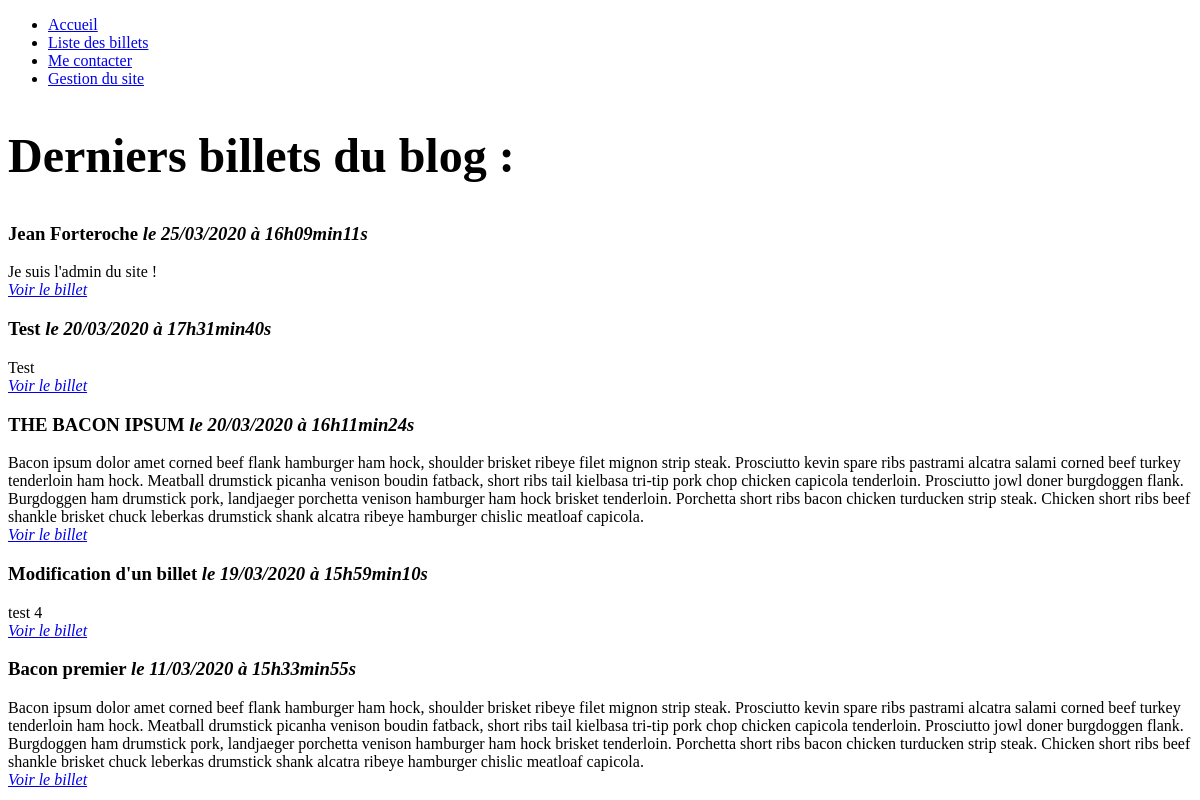
/index.php?action=listPosts, run on the app's committed database.
### tables this page shows
CREATE TABLE IF NOT EXISTS `posts` (
  `id` int(11) NOT NULL AUTO_INCREMENT,
  `title` varchar(255) NOT NULL,
  `content` text NOT NULL,
  `creation_date` datetime NOT NULL,
  PRIMARY KEY (`id`)
);

### controller/frontend.php (called while the page is built, shortened)
<?php
require_once('model/PostManager.php');
function listPosts() {
    $postManager = new PostManager();
    $posts = $postManager->getPosts();
    require('view/frontend/listPostsView.php');
}

### model/PostManager.php (called while the page is built, shortened)
<?php
class PostManager extends Manager
{
    public function getPosts()
    {
        $db = $this->dbConnect();
        $req = $db->query('SELECT id, title, content,
        DATE_FORMAT(creation_date, \'%d/%m/%Y à %Hh%imin%ss\') AS creation_date_fr
        FROM posts ORDER BY creation_date DESC LIMIT 0, 5');
        return $req;
    }
}

### view/frontend/listPostsView.php (the view, shortened to what this page needs)
        <h2>Derniers billets du blog :</h2>
        <?php
        while ($post = $posts->fetch())
        {
        ?>
        <div class="news">
            <h3>
                <?= htmlspecialchars($post['title']); ?>
                <em>le <?= $post['creation_date_fr']; ?></em>
            </h3>
            <?= nl2br(htmlspecialchars($post['content']));
            ?><br />
            <em><a href="index.php?action=postView&id=<?= $post['id']?>">Voir le billet</a></em>
        </div>
<?php
        }
?>
<?php $content = ob_get_clean(); ?>
<?php require('template.php'); ?>

### index.php (shortened to what this page needs)
<?php
require('controller/frontend.php');
try {
    if (isset($_GET['action'])) {
        if ($_GET['action'] == 'mainPage') {
            mainPage();
        } elseif ($_GET['action'] == 'contact') {
            contact();
        } elseif ($_GET['action'] == 'listPosts') {
            listPosts();
        } elseif ($_GET['action'] == 'deleteComment') {
            deleteComment($_GET['id'], $_GET['postId']);
        } elseif ($_GET['action'] == 'reportComment') {
            reportComment($_GET['id'], $_GET['postId']);
        }
        elseif ($_GET['action'] == 'postView') {
            if (isset($_GET['id']) && $_GET['id'] > 0) {
                postView();
            } else {
                throw new Exception('Erreur : aucun identifiant de billet envoyé.');
            }
        } elseif ($_GET['action'] == 'displayPostForm') {
            createPostForm();
        } elseif ($_GET['action'] == 'createPost') {
            createPost($_POST['title'], $_POST['content']);
        } elseif ($_GET['action'] == 'updatePostForm') {
            if (isset($_GET['id']) && $_GET['id'] > 0) {
                updatePostForm($_GET['id']);
            } else {
                throw new Exception('Erreur : aucun identifiant de billet envoyé.');
            }
        } elseif ($_GET['action'] == 'updatePost') {
            updatePost($_POST['title'], $_POST['content'], $_POST['id']);
        } elseif ($_GET['action'] == 'deletePost') {
            deletePost($_GET['id']);
        }
        elseif ($_GET['action'] == 'displayLogin') {
            displayLogin();
        } elseif ($_GET['action'] == 'login') {
            login();
        } elseif ($_GET['action'] == 'disconnect') {
            disconnect();
        } else {
            mainPage();
        }
    } else {
        mainPage();
    }
} catch (Exception $e) {
    $errorMessage = $e->getMessage();
    require('view/errorView.php');
}

### view/frontend/template.php (shortened to what this page needs)
<!DOCTYPE html>
<html>
<head>
    <link href="public/css/style.css" rel="stylesheet" />
</head>
<body>
    <?php include('menu.php') ?>
    <?= $content ?>
</body>
</html>

### view/frontend/menu.php
<nav>
    <ul>
            <li><a href="index.php?action=mainPage">Accueil</a></li>
            <li><a href="index.php?action=listPosts">Liste des billets</a></li>
            <li><a href="index.php?action=contact">Me contacter</a></li>
            <li><a href="index.php?action=displayLogin">Gestion du site</a></li>
    </ul>
</nav>

### public/css/style.css (style rules this page uses)
h1, h2 { font-family: 'curve'; }
h2 { font-size: 3em; }
body { font-family: 'quicksand'; }

### data on the page
posts: title "Jean Forteroche", creation_date_fr "25/03/2020 à 16h09min11s", content "Je suis l'admin du site !"
posts: title "Test", creation_date_fr "20/03/2020 à 17h31min40s", content "Test"
posts: title "THE BACON IPSUM", creation_date_fr "20/03/2020 à 16h11min24s", content "Bacon ipsum dolor amet corned beef flank hamburger ham hock, shoulder brisket ribeye filet mignon strip steak. Prosciutto kevin spare ribs pastrami alcatra salami corned beef turkey tenderloin ham hock. Meatball drumstick picanha venison boudin fatback, short ribs tail kielbasa tri-tip pork chop chicken capicola tenderloin. Prosciutto jowl doner burgdoggen flank. Burgdoggen ham drumstick pork, landjaeger porchetta venison hamburger ham hock brisket tenderloin. Porchetta short ribs bacon chicken turducken strip steak. Chicken short ribs beef shankle brisket chuck leberkas drumstick shank alcatra ribeye hamburger chislic meatloaf capicola."
posts: title "Modification d'un billet", creation_date_fr "19/03/2020 à 15h59min10s", content "test 4"
posts: title "Bacon premier", creation_date_fr "11/03/2020 à 15h33min55s", content "Bacon ipsum dolor amet corned beef flank hamburger ham hock, shoulder brisket ribeye filet mignon strip steak. Prosciutto kevin spare ribs pastrami alcatra salami corned beef turkey tenderloin ham hock. Meatball drumstick picanha venison boudin fatback, short ribs tail kielbasa tri-tip pork chop chicken capicola tenderloin. Prosciutto jowl doner burgdoggen flank. Burgdoggen ham drumstick pork, landjaeger porchetta venison hamburger ham hock brisket tenderloin. Porchetta short ribs bacon chicken turducken strip steak. Chicken short ribs beef shankle brisket chuck leberkas drumstick shank alcatra ribeye hamburger chislic meatloaf capicola."
